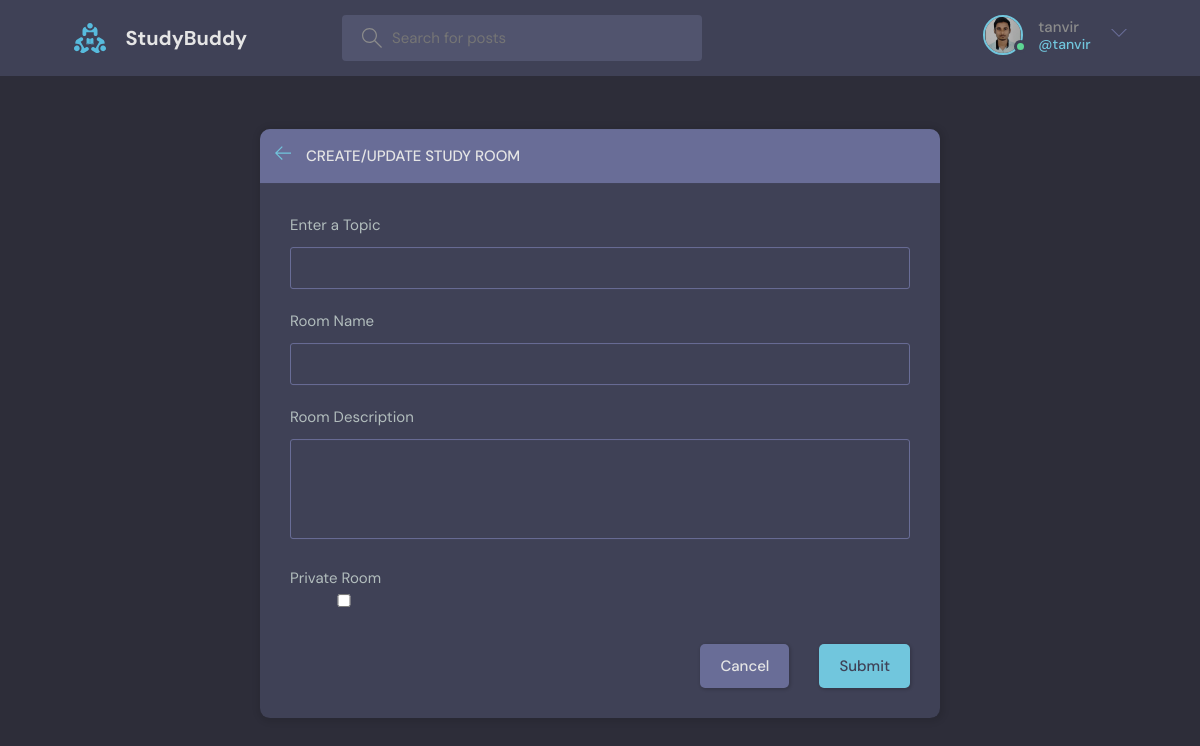
Screenshot of /create-room/ (signed in) with the database file from the repository.
### base/models.py (models this page shows, shortened)
class User(AbstractUser):
    name = models.CharField(max_length=200, null=True)
    email = models.EmailField(unique=True, null=True)
    bio = models.TextField(null=True)
    avatar = models.ImageField(null=True, default="avatar.svg")
    USERNAME_FIELD = 'email'
    REQUIRED_FIELDS = ['username']  # Add 'username' to REQUIRED_FIELDS

### base/views.py (the view, shortened to what this page needs)
# urls.py: path('create-room/', views.createRoom, name="create-room"),
@login_required(login_url='login')
def createRoom(request):
    form = RoomForm()
    topics = Topic.objects.all()
    context = {'form': form, 'topics': topics}
    return render(request, 'base/room_form.html', context)

### base/forms.py
class RoomForm(ModelForm):
    class Meta:
        model = Room
        fields = '__all__'
        exclude = ['host', 'participants']

### base/templates/base/room_form.html (shortened to what this page needs)
{% extends 'main.html' %}
{% block content %}
<main class="create-room layout">
  <div class="container">
    <div class="layout__box">
      <div class="layout__boxHeader">
        <div class="layout__boxTitle">
          <a href="{{request.META.HTTP_REFERER}}">
            <svg version="1.1" xmlns="http://www.w3.org/2000/svg" width="32" height="32" viewBox="0 0 32 32">
              <title>arrow-left</title>
              <path
                d="M13.723 2.286l-13.723 13.714 13.719 13.714 1.616-1.611-10.96-10.96h27.625v-2.286h-27.625l10.965-10.965-1.616-1.607z">
              </path>
            </svg>
          </a>
          <h3>Create/Update Study Room</h3>
        </div>
      </div>
      <div class="layout__body">
        <form class="form" action="" method="POST">
          <div class="form__group">
            <label for="room_topic">Enter a Topic</label>
            <input required type="text" value="{{room.topic.name}}" name="topic" list="topic-list" />
          </div>
          <div class="form__group">
            <label for="room_name">Room Name</label>
            {{form.name}}
          </div>
          <div class="form__group">
            <label for="room_description">Room Description</label>
            {{form.description}}
          </div>
          <div class="form__group" style="display: flex;">
            <label for="room_private">Private Room
              <input type="checkbox" name="private" {% if room.private %}checked{% endif %}>
            </label>
          </div>
          <div class="form__action">
            <a class="btn btn--dark" href="{{request.META.HTTP_REFERER}}">Cancel</a>
            <button class="btn btn--main" type="submit">Submit</button>
          </div>
        </form>
      </div>
    </div>
  </div>
</main>
{% endblock content %}

### templates/navbar.html (shortened to what this page needs)
{% load static %}
<header class="header header--loggedIn">
    <div class="container">
        <a href="{% url 'home' %}" class="header__logo">
            <img src="{% static 'images/logo.svg' %}" />
            <h1>StudyBuddy</h1>
        </a>
        <form class="header__search" method="GET" action="{% url 'home' %}">
            <label>
                <input name="q" placeholder="Search for posts" />
            </label>
        </form>
        <nav class="header__menu">
            {% if request.user.is_authenticated %}
            <div class="header__user">
                <a href="{% url 'update-user' %}">
                    <div class="avatar avatar--medium active">
                        <img src="{{request.user.avatar.url}}" />
                    </div>
                    <p>{{request.user.username}} <span>@{{request.user.username}}</span></p>
                </a>
                <button class="dropdown-button">
                    <svg version="1.1" xmlns="http://www.w3.org/2000/svg" width="32" height="32" viewBox="0 0 32 32">
                        <title>chevron-down</title>
                        <path d="M16 21l-13-13h-3l16 16 16-16h-3l-13 13z"></path>
                    </svg>
                </button>
            </div>
            {% else %}
            <a href="{% url 'login' %}">
                <img src="{% static 'images/avatar.svg' %}" />
                <p>Login</p>
            </a>
            {% endif %}
        </nav>
    </div>
</header>

### rows the page displays
User: user.avatar (picture), user.username "tanvir"
